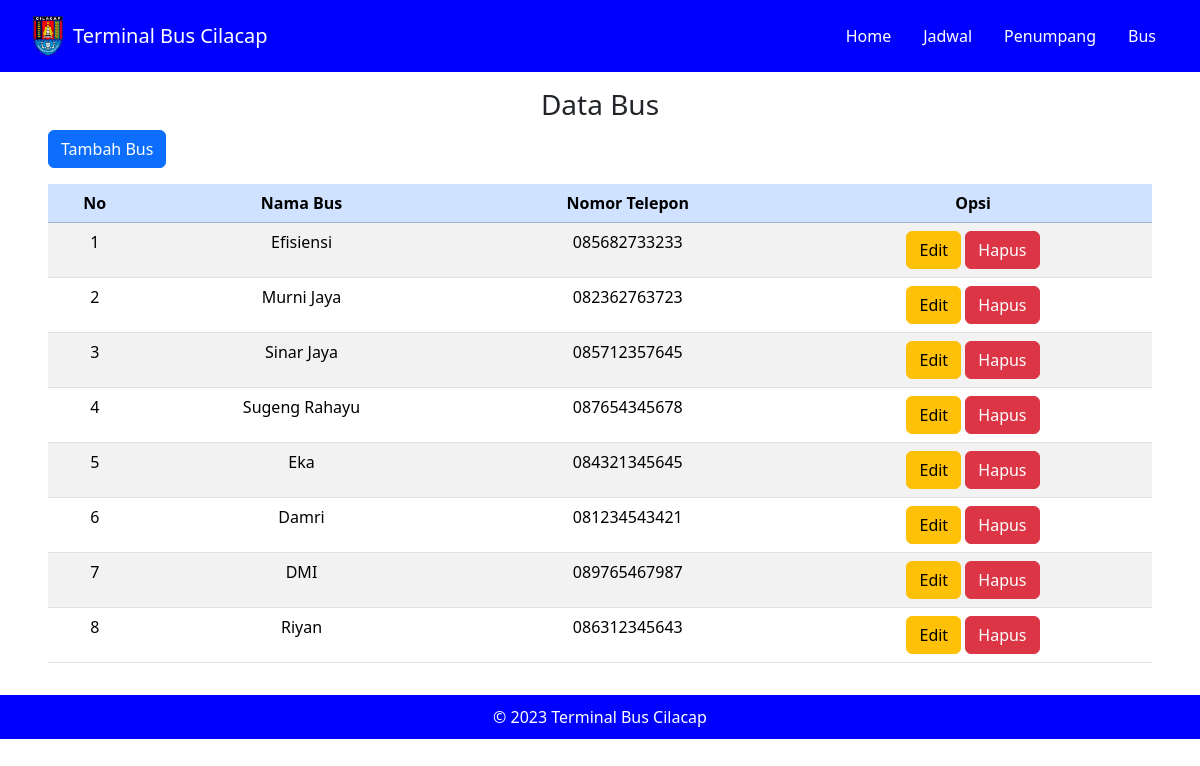
The page /views/bus/index.php on the database its author committed.
### tables this page shows
CREATE TABLE `bus` (
  `id_bus` int NOT NULL,
  `nama_bus` varchar(20) NOT NULL,
  `nomor_telpon` varchar(20) NOT NULL
);

### controllers/BusController.php (called while the page is built, shortened)
<?php
include_once '../../models/bus.php';
class BusController
{
    private $model;
    public function __construct($db)
    {
        $this->model = new Bus($db);
    }
    public function getAllBus()
    {
        return $this->model->getAllBus();
    }
}

### models/Bus.php (called while the page is built, shortened)
<?php
class Bus
{
    private $koneksi;
    public function __construct($db)
    {
        $this->koneksi = $db;
    }
    public function getAllBus()
    {
        $query = "SELECT * FROM bus";
        $result = mysqli_query($this->koneksi, $query);
        return $result;
    }
}

### views/bus/index.php (the view, shortened to what this page needs)
<?php
include_once '../../config.php';
include_once '../../controllers/BusController.php';
require '../../header.php';
$database = new database;
$db = $database->getKoneksi();
$busController = new busController($db);
$bus = $busController->getAllBus();
?>
<div class="px-5 py-3">
    <h3 class="text-center">Data Bus</h3>
    <a href="tambah_bus" class="btn btn-primary mb-3">Tambah Bus</a>
    <table class="table table-striped text-center">
        <thead class="table-primary">
            <tr>
                <th>No</th>
                <th>Nama Bus</th>
                <th>Nomor Telepon</th>
                <th>Opsi</th>
            </tr>
        </thead>
        <?php
        $no = 1;
        foreach ($bus as $x) {
        ?>
                <tr>
                    <td><?php echo $no++ ?></td>
                    <td><?php echo $x['nama_bus'] ?></td>
                    <td><?php echo $x['nomor_telpon'] ?></td>
                    <td>
                        <a class="btn btn-warning" href="edit_bus?id_bus=<?php echo $x['id_bus']; ?>">Edit</a>
                        <a class="btn btn-danger" href="hapus_bus?id_bus=<?php echo $x['id_bus']; ?>" onclick="return confirm('Apakah anda yakin akan menghapus..?')">Hapus</a>
                    </td>
                </tr>
        <?php
        }
        ?>
    </table>
</div>
<div style="background-color: blue; color: white; text-align: center; padding: 10px;">
    &copy; 2023 Terminal Bus Cilacap
</div>

### header.php (shortened to what this page needs)
<head>
    <link href="https://cdn.jsdelivr.net/npm/bootstrap@5.3.2/dist/css/bootstrap.min.css" rel="stylesheet">
</head>
<div>
    <nav class="navbar navbar-expand-lg p-3" style="background-color:blue;">
        <div class="container-fluid">
            <img src="public/asset/logo.png" alt="" style="width: 40px; margin-right:5px;">
            <div class="navbar-brand" style="color:white;">Terminal Bus Cilacap</div>
            <div class=" collapse navbar-collapse" id="navbarNavDropdown">
                <ul class="navbar-nav ms-auto ">
                    <li class="nav-item">
                        <a class="nav-link mx-2 active" aria-current="page" href="home" style="color:white;">Home</a>
                    </li>
                    <li class="nav-item">
                        <a class="nav-link mx-2" href="jadwal" style="color:white;">Jadwal</a>
                    </li>
                    <li class="nav-item">
                        <a class="nav-link mx-2" href="penumpang" style="color:white;">Penumpang</a>
                    </li>
                    <li class="nav-item">
                        <a class="nav-link mx-2" href="bus" style="color:white;">Bus</a>
                    </li>
                </ul>
            </div>
        </div>
    </nav>
</div>

### rows shown on the page
bus: nama_bus "Efisiensi", nomor_telpon "085682733233"
bus: nama_bus "Murni Jaya", nomor_telpon "082362763723"
bus: nama_bus "Sinar Jaya", nomor_telpon "085712357645"
bus: nama_bus "Sugeng Rahayu", nomor_telpon "087654345678"
bus: nama_bus "Eka", nomor_telpon "084321345645"
bus: nama_bus "Damri", nomor_telpon "081234543421"
bus: nama_bus "DMI", nomor_telpon "089765467987"
bus: nama_bus "Riyan", nomor_telpon "086312345643"
